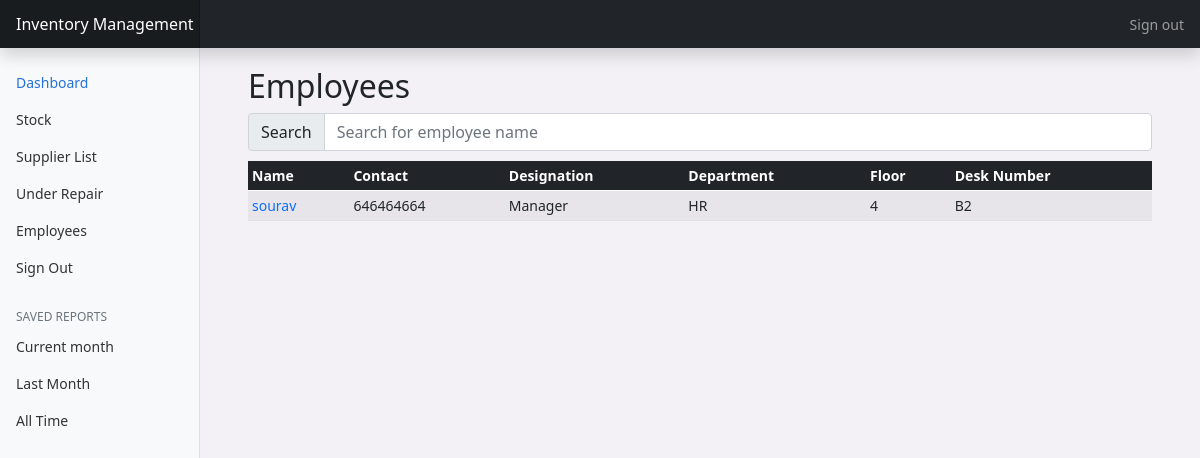
The page /listEmployee/HR (signed in) on the database its author committed.
### main/models.py (models this page shows, shortened)
class Employee(models.Model):
    emp_id = models.AutoField(primary_key=True)
    name = models.CharField(max_length=50)
    contact = models.CharField(max_length=15,unique=True)
    designation = models.CharField(max_length=50)
    department = models.CharField(max_length=20,default=' ')
    floor = models.IntegerField(default=0,validators=[MinValueValidator(0)])
    desk_num = models.CharField(max_length=20,unique=True)

### main/views.py (the view)
# urls.py: path('listEmployee/<slug:slug>',views.listEmployee,name='listEmployee'),
@login_required(login_url='/auth/login')
def listEmployee(request,slug):
    if slug == 'all':
        employees = models.Employee.objects.all()
    else:
        employees = models.Employee.objects.filter(department = slug)
    context = {
        "employees" : employees
    }
    return render(request,'main/listEmployee.html',context)

### templates/main/listEmployee.html (shortened to what this page needs)
{% extends 'main/base.html' %}
{% block content %}
{% include 'main/navbar.html' %}
<main class="col-md-9 ms-sm-auto col-lg-10 px-md-4">
<div class="container-fluid box">
  <h2>Employees</h2>
  <div class="input-group flex-nowrap" style="margin-bottom: 10px;">
    <span class="input-group-text" id="addon-wrapping">Search</span>
    <input type="text"  class="form-control" id="myInput" onkeyup="showEmployee()" placeholder="Search for employee name" title="Type in a name" aria-describedby="addon-wrapping">
  </div>
  <div class="table-responsive table-box" >
      <table class="table table-striped table-sm table-hover" id="employeeTable">
      <thead class="header table-dark">
          <tr>
          <th scope="col">Name</th>
          <th scope="col">Contact</th>
          <th scope="col">Designation</th>
          <th scope="col">Department</th>
          <th scope="col">Floor</th>
          <th scope="col">Desk Number</th>
          </tr>
      </thead>
      <tbody>
          {% for emp in employees %}
          <tr>
              <td><a class="text-decoration-none" href="{% url 'updateEmployee' pk=emp.pk %}">{{ emp.name }}</a></td>
              <td>{{ emp.contact }}</td>
              <td>{{ emp.designation }}</td>
              <td>{{ emp.department }}</td>
              <td>{{ emp.floor }}</td>
              <td>{{ emp.desk_num }}</td>
          </tr>
          {% endfor %}
      </tbody>
      </table>
  </div>
</div>
{% endblock %}

### static/css/main.css (style rules this page uses)
body { background-color: #F3F1F5; }
.table-responsive { max-height:300px; }
.table-box { height: 300px; }
.header { background-color: bisque; position: sticky; top: 0; }
.box { margin-top: 2%; }

### static/css/dashboard.css (style rules this page uses)
body { font-size: .875rem; }

### rows shown on the page
Employee: name "sourav", contact "646464664", designation "Manager", department "HR", floor "4", desk_num "B2"
